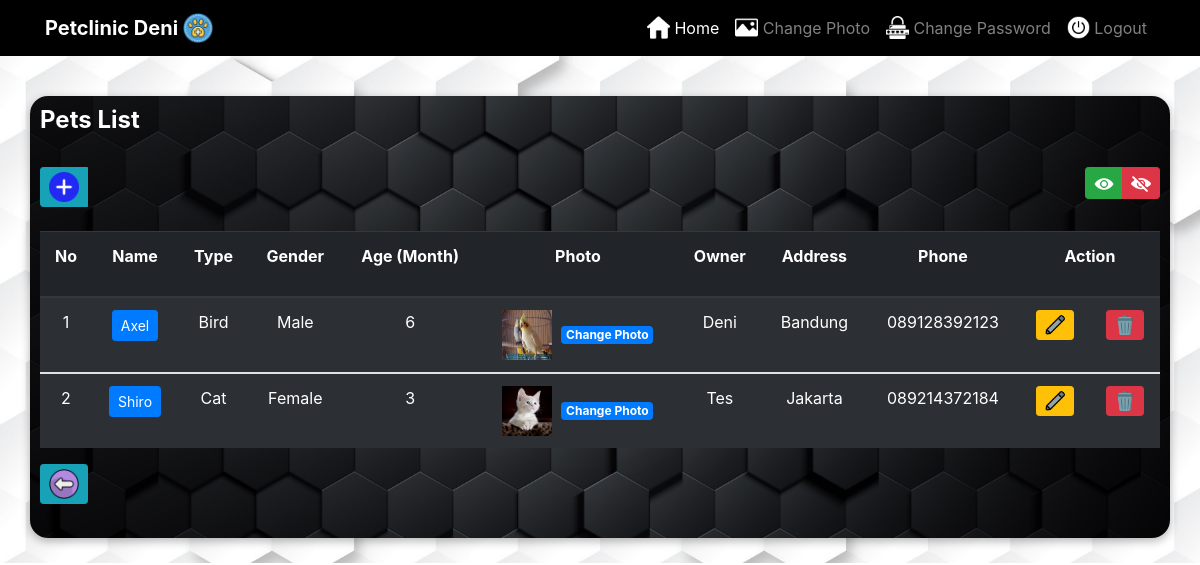
The app's page /read_pet_210017.php (signed in) with its own data.
### tables this page shows
CREATE TABLE `pets` (
  `pet_id` int(11) NOT NULL,
  `pet_name` varchar(30) NOT NULL,
  `pet_type` varchar(30) NOT NULL,
  `pet_gender` varchar(10) NOT NULL,
  `pet_age` int(11) NOT NULL,
  `pet_owner` varchar(50) NOT NULL,
  `pet_address` varchar(100) NOT NULL,
  `pet_phone` varchar(15) NOT NULL,
  `pet_photo` varchar(255) NOT NULL DEFAULT 'default.jpg'
);

### read_pet_210017.php (the view, shortened to what this page needs)
<!DOCTYPE html>
<html lang="en">
<head>
    <link rel="stylesheet" href="css/bootstrap.min.css" />
</head>
<body id="page-top"><br>
<nav id="navbar" class="navbar navbar-expand-lg navbar-dark fixed-top" style="background-color:black;">
    <div class="container">
  <a class="navbar-brand" href="#page-top" style="font-weight:bold">Petclinic Deni&nbsp;<img id="gambar2" class="rounded float-right" src="style/cat.png"  width="30px" height="30px"></a>
  <div class="collapse navbar-collapse" id="navbarNavAltMarkup">
    <div class="navbar-nav ml-auto">
      <a class="nav-item nav-link active" href="index.php"><img id="gambar2" class="rounded float-left" src="style/home.png"  width="23px">&nbsp;Home <span class="sr-only">(current)</span></a>
      <a class="nav-item nav-link"  data-toggle="modal" data-target="#modal" href=""><img id="gambar2" class="rounded float-left" src="style/image.png"  width="23px">&nbsp;Change Photo</a>
      <a class="nav-item nav-link" data-toggle="modal" data-target="#modal2" href=""><img id="gambar2" class="rounded float-left" src="style/password.png"  width="23px">&nbsp;Change Password</a>
      <a class="nav-item nav-link" href="logout_210017.php"><img id="gambar2" class="rounded float-left" src="style/logout.png"  width="23px">&nbsp;Logout</a>
    </div>
  </div>
</div>
</nav><br><br>
          <br>
      <div id="box" class="container">
      <h4 style="color:white; font-weight:bold;">Pets List</h4><br>
      <div class="btn-group" role="group" aria-label="Basic example">
    <button class="btn btn-info btn-sm"><a href=""  data-toggle="modal"
            data-target="#modal9"><img id="gambar2" class="rounded float-right" src="style/plus.png"  width="30px" height="30px"></a></button>
            <br>
        </div><div class="btn-group rounded float-right" role="group" aria-label="Basic example">
  <button type="button" id="tombol2" class="btn btn-success btn-sm "><img id="gambar2" class="" src="style/show.png"  width="20ox" height="20px"></button>
  <button type="button" id="tombol" class="btn btn-danger btn-sm"><img id="gambar2" class="" src="style/hidden.png"  width="20ox" height="20px"></button>
</div><br><br>
      <table id="tabel" class="table table-striped table-hover table-dark">
        <thead>
        <tr>
            <th scope="col" style="text-align:center"><p>No</p></th>
            <th scope="col" style="text-align:center"><p>Name</p></th>
            <th scope="col" style="text-align:center"><p>Type</p></th>
            <th scope="col" style="text-align:center"><p>Gender</p></th>
            <th scope="col" style="text-align:center"><p>Age (Month)</p></th>
            <th scope="col" style="text-align:center"><p>Photo</p></th>
            <th scope="col" style="text-align:center"><p>Owner</p></th>
            <th scope="col" style="text-align:center"><p>Address</p></th>
            <th scope="col" style="text-align:center"><p>Phone</p></th>
            <th scope="col" style="text-align:center"colspan="2"><p>Action</p></th>
        </tr>
        <?php
        include "koneksi_210017.php";
        $query = "SELECT * FROM pets ";
        $pets = mysqli_query($db_connection, $query);
        $i=1;
        foreach($pets as $data) :
        ?>
        </thead>
        <tbody>
        <tr>
            <td scope="row" style="text-align:center"><?php echo $i++; ?></td>
            <td scope="row" style="text-align:center"><a class="btn btn-primary btn-sm" href="medicals_210017.php?id=<?php echo $data['pet_id']?>"><?php echo $data['pet_name']; ?></a></td>
            <td scope="row" style="text-align:center"><?php echo $data['pet_type']; ?></td>
            <td scope="row" style="text-align:center"><?php echo $data['pet_gender']; ?></td>
            <td scope="row" style="text-align:center"><?php echo $data['pet_age']; ?></td>
            <td scope="row" style="text-align:center"><img src="uploads/pets/<?php echo $data['pet_photo']; ?>" width="50" height="50">&nbsp;&nbsp;<a style="text-align:center" class="badge badge-primary" data-toggle="modal" data-target="#modal5<?php echo $data['pet_id']; ?>" id="btn" href="">Change Photo</a></td>
        <div class="modal fade" id="modal5<?php echo $data['pet_id']; ?>" tabindex="-1" aria-labelledby="exampleModalLabel"
            aria-hidden="true">
            <td scope="row" style="text-align:center"><?php echo $data['pet_owner']; ?></td>
            <td scope="row" style="text-align:center"><?php echo $data['pet_address']; ?></td>
            <td scope="row" style="text-align:center"><?php echo $data['pet_phone']; ?></td>
            <td scope="row" style="text-align:center"><a class="btn btn-warning btn-sm" href="" data-toggle="modal"
            data-target="#modal3<?php echo $data['pet_id']; ?>"><img id="gambar2" class="rounded float-right" src="style/pencil.png"  width="20px" height="20px"></a></td>
        <div class="modal fade" id="modal3<?php echo $data['pet_id']; ?>" tabindex="-1" aria-labelledby="exampleModalLabel"
            aria-hidden="true">
            <td scope="row" style="text-align:center"><a class="btn btn-danger btn-sm" href="delete_pet_210017.php?id=<?php echo $data['pet_id']?>" onclick="return confirm('Are you sure?')"><img id="gambar2" class="rounded float-right" src="style/trash.png"  width="20px" height="20px"></a></td>
            </tr>
            <tbody>
            <?php endforeach; ?>
        </table><button class="btn btn-info btn-sm"><a href="index.php"><img id="gambar2" class="rounded float-right" src="style/back.png"  width="30px" height="30px"></a></button><br><br>
</div>
</body>
</html>

### read_pet_210017.php (style rules this page uses)
body { background-image: url('style/gambar.jpg'); background-repeat: no-repeat; background-size: cover; }
#box { width: 200%; box-shadow: 0 3px 10px rgba(0, 0, 0, 0.3); background-image: url('style/gambar2.jpg'); background-size: cover; background-repeat: no-repeat; border-radius: 18px; padding: 10px; }

### records on screen
pets: pet_name "Axel", pet_type "Bird", pet_gender "Male", pet_age "6", pet_photo (picture), pet_owner "Deni", pet_address "Bandung", pet_phone "089128392123"
pets: pet_name "Shiro", pet_type "Cat", pet_gender "Female", pet_age "3", pet_photo (picture), pet_owner "Tes", pet_address "Jakarta", pet_phone "089214372184"
